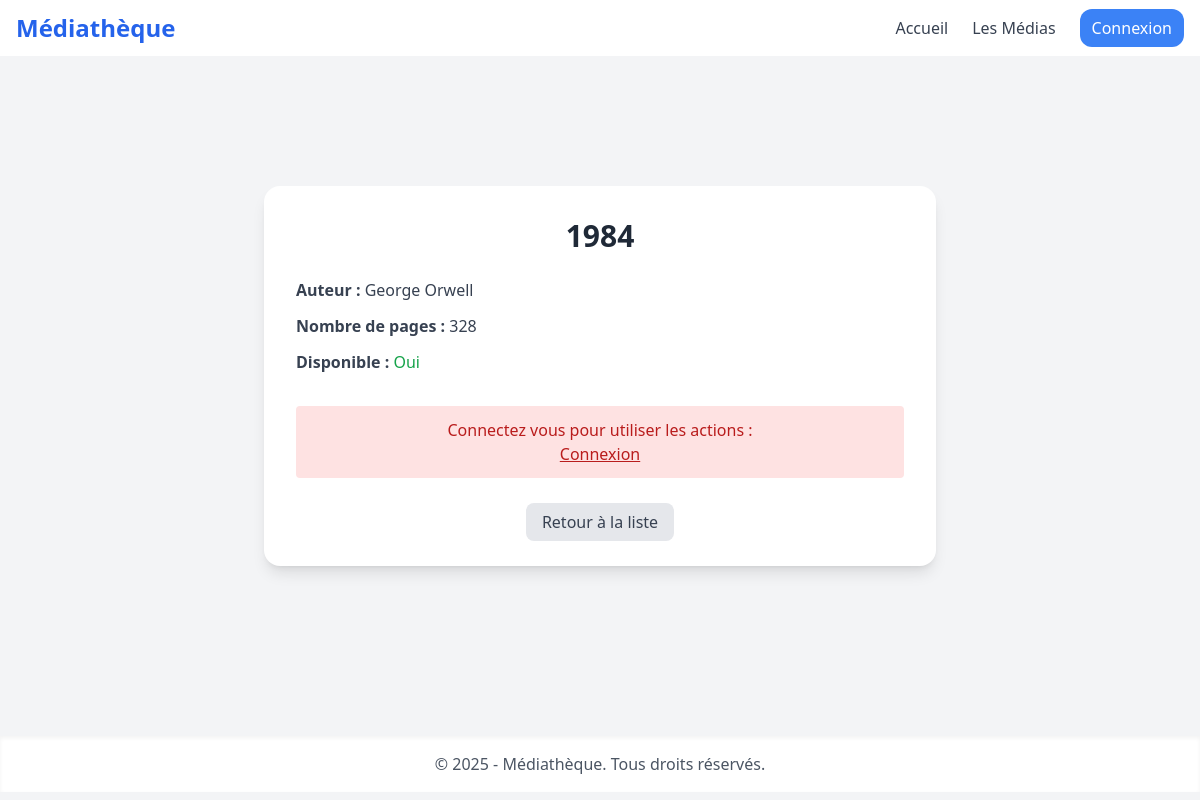
The app's page /book/show/1 with its own data.
### tables this page shows
CREATE TABLE IF NOT EXISTS `book` (
  `id` int NOT NULL AUTO_INCREMENT,
  `page_number` int NOT NULL,
  `media_id` int NOT NULL,
  PRIMARY KEY (`id`),
  KEY `media_id` (`media_id`)
);

CREATE TABLE IF NOT EXISTS `media` (
  `id` int NOT NULL AUTO_INCREMENT,
  `title` varchar(255) NOT NULL,
  `author` varchar(255) NOT NULL,
  `available` tinyint(1) NOT NULL,
  PRIMARY KEY (`id`)
);

### Models/Book.php (called while the page is built, shortened)
<?php
include_once('Models/Media.php');
class Book extends Media{
    private int $pageNumber;
    public function __construct(string $title, string $author, bool $available, int $pageNumber, ?int $mediaId = null, ?int $id = null)
    {
        $this->pageNumber = $pageNumber;
    }
    public function getPageNumber(): int
    {
        return $this->pageNumber;
    }
    public static function getBookById(int $id): ?Book
    {
        try{
            $connexion = connexion();
            $request = $connexion->prepare("SELECT book.id, title, author, available, page_number, media_id FROM book JOIN media ON media.id = book.media_id WHERE book.id=:id;");
            $request->bindParam(":id",$id);
            $request->execute();
            $bookInfo = $request->fetch(PDO::FETCH_ASSOC);
            if(!empty($bookInfo)){
                $bookObject = new Book($bookInfo['title'], $bookInfo['author'], $bookInfo['available'], $bookInfo['page_number'], $bookInfo['media_id'], $bookInfo['id']);
            }else{
                $bookObject = null;
            }
            return $bookObject;
        }catch(PDOException $e){
            die('Book Get By Id Error : '.$e);
        }
    }
}

### Models/Media.php (called while the page is built, shortened)
<?php
abstract class Media{
    private string $title;
    private string $atuhor;
    private bool $available;
    public function __construct(string $title, string $atuhor, bool $available, ?int $id = null)
    {
        $this->title = $title;
        $this->atuhor = $atuhor;
        $this->available = $available;
    }
    public function getTitle(): string
    {
        return $this->title;
    }
    public function getAuthor(): string
    {
        return $this->atuhor;
    }
    public function getAvailable(): bool
    {
        return $this->available;
    }
}

### Views/books/details_book.php (the view, shortened to what this page needs)
<!DOCTYPE html>
<html lang="fr">
<head>
    <script src="https://cdn.tailwindcss.com"></script>
</head>
<body class="bg-gray-100">
    <?php require_once('Views/components/navbar.php'); ?>
    <div class="flex flex-col bg-gray-100 h-[80vh] p-6 justify-center items-center">
        <div class="bg-white w-full max-w-2xl rounded-2xl shadow-lg p-8">
            <h1 class="text-3xl font-bold text-gray-800 mb-6 text-center">
                <?= htmlspecialchars($book->getTitle()) ?>
            </h1>
            <div class="space-y-3 text-gray-700 mb-8">
                <p><span class="font-semibold">Auteur :</span> <?= htmlspecialchars($book->getAuthor()) ?></p>
                <p><span class="font-semibold">Nombre de pages :</span> <?= htmlspecialchars($book->getPageNumber()) ?></p>
                <p>
                    <span class="font-semibold">Disponible :</span>
                    <?php if($book->getAvailable()): ?>
                        <span class="text-green-600 font-medium">Oui</span>
                    <?php else: ?>
                        <span class="text-red-600 font-medium">Non</span>
                    <?php endif; ?>
                </p>
            </div>
            <?php if(isset($_SESSION['currentUser']) && $_SESSION['currentUser'] instanceof User): ?>
                <div class="flex flex-wrap gap-3 justify-center">
                    <?php if($book->getAvailable()): ?>
                        <a href="<?php echo BASE_URL.'/book/emprunter/'.$book->getId(); ?>"
                        class="px-4 py-2 bg-blue-600 text-white rounded-lg shadow hover:bg-blue-700 transition">
                            Emprunter
                        </a>
                    <?php else: ?>
                        <a href="<?php echo BASE_URL.'/book/rendre/'.$book->getId(); ?>"
                        class="px-4 py-2 bg-green-600 text-white rounded-lg shadow hover:bg-green-700 transition">
                            Rendre
                        </a>
                    <?php endif; ?>
                    <a href="<?php echo BASE_URL.'/book/update/'.$book->getId(); ?>"
                    class="px-4 py-2 bg-yellow-400 text-white rounded-lg shadow hover:bg-yellow-500 transition">
                        Modifier
                    </a>
                    <a href="<?php echo BASE_URL.'/book/delete/'.$book->getId(); ?>"
                    onclick="return confirm('Voulez-vous vraiment supprimer ce livre ?')"
                    class="px-4 py-2 bg-red-500 text-white rounded-lg shadow hover:bg-red-600 transition">
                        Supprimer
                    </a>
                </div>
            <?php else : ?>
                <p class='bg-red-100 text-red-700 p-3 rounded mb-4 text-center mt-[10px]' id='errorMsg'> Connectez vous pour utiliser les actions :<br><a class="underline" href="<?php echo BASE_URL.'/connexion' ?>">Connexion</a></p>
            <?php endif; ?>
            <div class="mt-8 text-center">
                <a href="<?php echo BASE_URL.'/book/All' ?>"  class="px-4 py-2 bg-gray-200 text-gray-700 rounded-lg hover:bg-gray-300 transition">
                    Retour à la liste
                </a>
            </div>
        </div>
    </div>
    <?php require_once('Views/components/footer.php'); ?>
</body>
</html>

### records on screen
book: media.title "1984", media.author "George Orwell", page_number "328"
